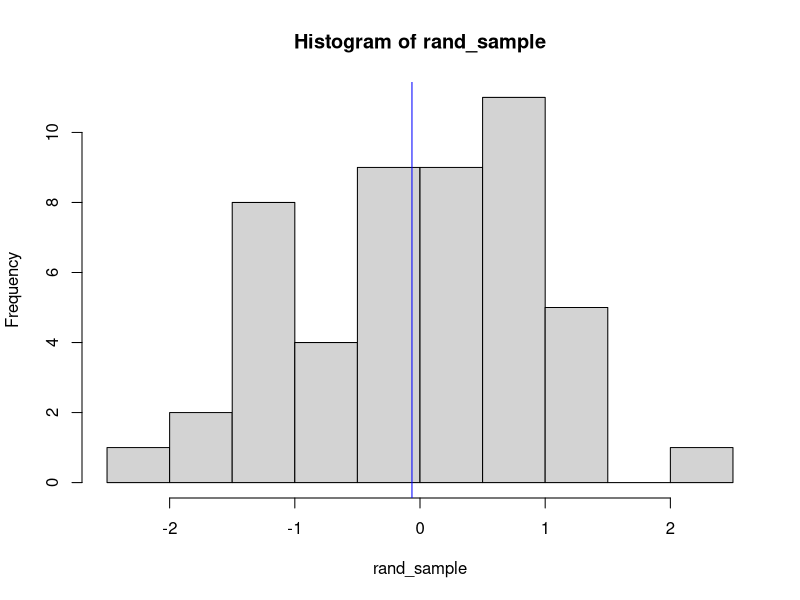
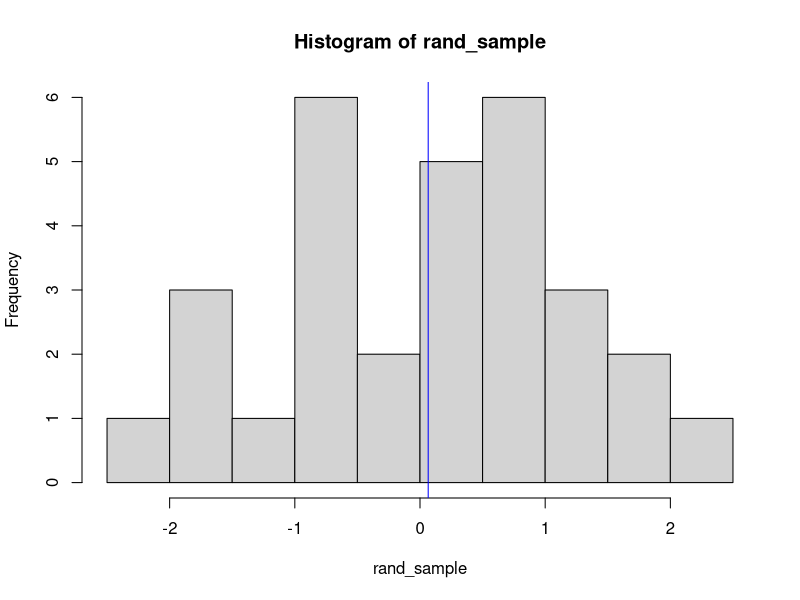
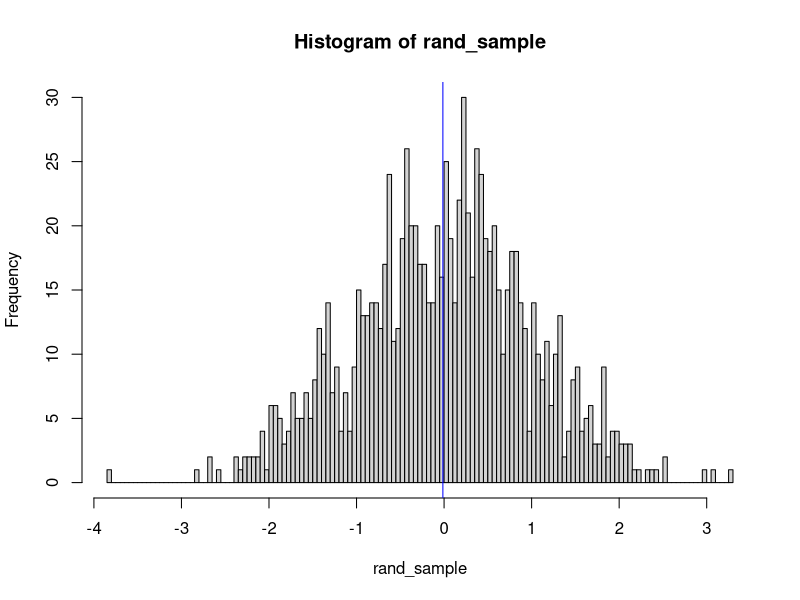
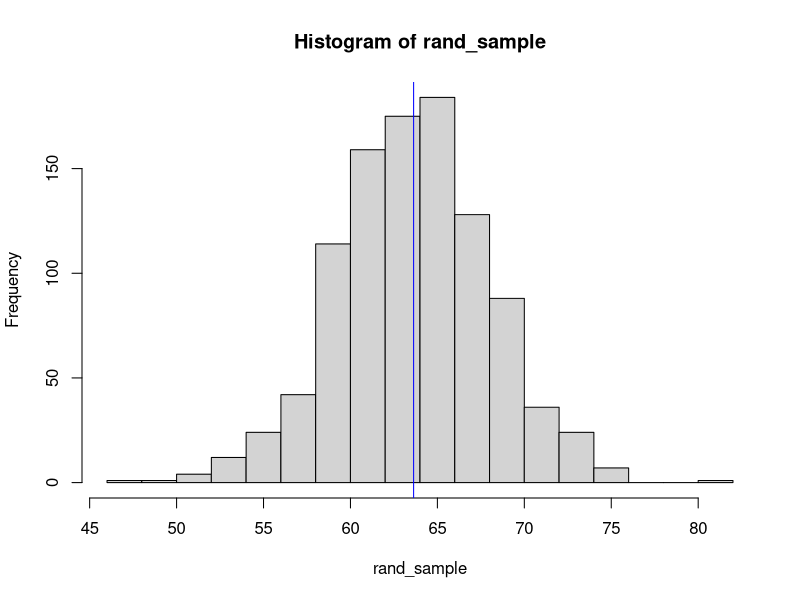
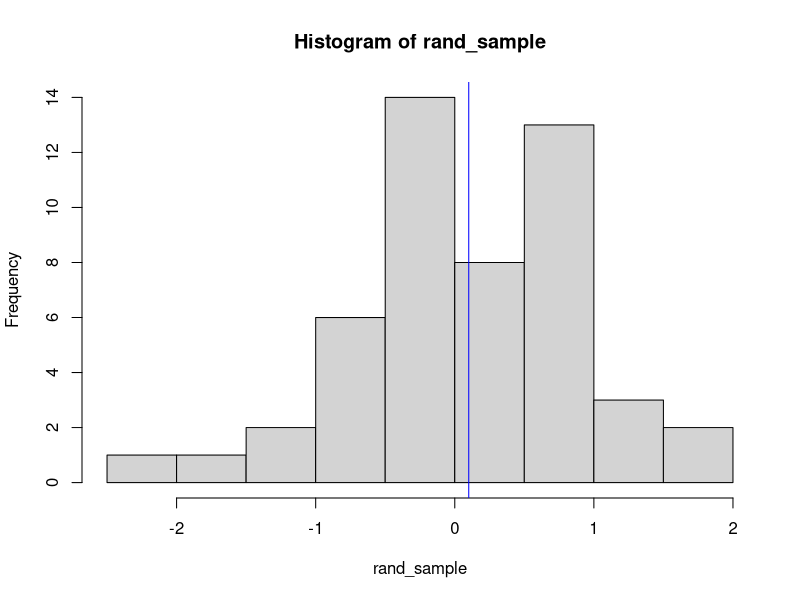

Here is the R script that generated these plots, in order:
################################
## plot_random_function.R
## 
## Madi Wayt
##
## Purpose:
##  A function that will generate a random 
##    sample of normalvalues, plot a histogram
##    with an overlaid mean on the plot
##    and returns summary statistics about the
##    generated data.
##
## Inputs:
##    numpts  = the number of points to generate, defaults to 50
##    bins    = the number of break points in the hist() function
##              defaults to 10
##    mu      = mean of Normal distribution, defaults to 0
##    sigma   = standard deviation of normal distribution, 
##              defaults to 1
##    seed    = seed for the random number generator, defaults
##              to NULL -- so random each time, but user 
##              can override the value
##
## Outputs:
##    A list is returned with the following elements
##    Random_Sample = the generated random sample
##    Mean_sample   = the mean of the random sample
##    SD_sample     = the standard deviation of the random sample



plotRandomNormals <- function(numpts=50, bins=10, 
                              mu=0, sigma=1,
                              seed=NULL) {
  set.seed(seed)
  rand_sample <- rnorm(numpts, mean=mu, sd=sigma)
  hist(rand_sample, breaks=bins+1)
  abline(v = mean(rand_sample), col="blue")
  list(Random_Sample = rand_sample, Mean_sample = mean(rand_sample), 
       SD_sample = sd(rand_sample))
}

## Default values
plotRandomNormals()

## User specified number of points
plotRandomNormals(numpts=30)

plotRandomNormals(numpts=1000, bins=200)

plotRandomNormals(numpts=1000, bins=20, mu=63.5, sigma=4.5)

plotRandomNormals(seed=1)
